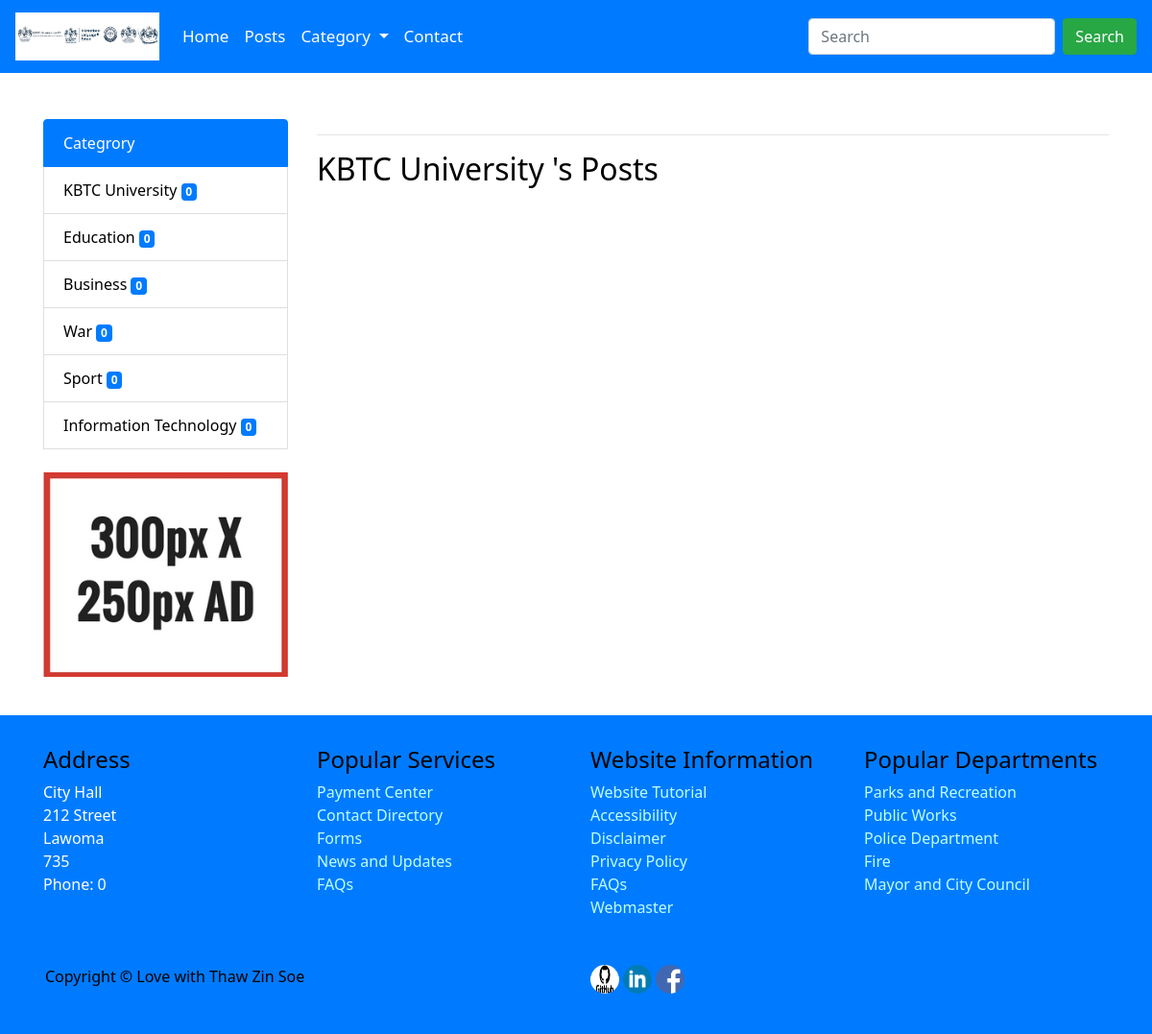
Page /category_detail.php?id=14 on the committed database.
### tables this page shows
CREATE TABLE `logo` (
  `logo` varchar(225) NOT NULL
);

CREATE TABLE `category` (
  `id` int(11) NOT NULL,
  `name` varchar(255) NOT NULL,
  `image` varchar(255) NOT NULL
);

CREATE TABLE `footer_credit` (
  `id` int(11) NOT NULL,
  `name` varchar(255) NOT NULL DEFAULT 'none'
);

CREATE TABLE `socail_media` (
  `id` int(11) NOT NULL,
  `title` varchar(255) NOT NULL,
  `icon` varchar(255) NOT NULL,
  `link` text NOT NULL
);

### components/left_category.php (the view)
<?php
                    $sql = "SELECT * FROM category ORDER BY id DESC";
                    $result = mysqli_query($connect,$sql);
                    if($result){
                        foreach ($result as $key => $value) {
                            $id = htmlspecialchars($value['id']);
                            $sql = "SELECT id FROM post WHERE category='$id'";
                            $result = mysqli_query($connect,$sql);
                            $count = mysqli_num_rows($result);
                           ?>
                                <li class="list-group-item">
                                    <a href="category_detail.php?id=<?php echo $value['id'] ?>"> <?php echo $value['name'] ?> <span class="badge badge-primary"><?php echo $count; ?></span>  </a>
                                </li>
                           <?php
                        }
                    }
                ?>
<br>
<img src="img/300px-X-250px-AD.jpg" margin-right="10px;margin-top:30px" alt="">

### components/nav.php (shortened to what this page needs)
<nav class="navbar navbar-expand-lg navbar-dark bg-primary">
  <a class="navbar-brand" href="#">
    <?php
      $sql = "SELECT * FROM logo";
      $logo = mysqli_query($connect,$sql);
      if($logo){
         foreach($logo as $logo){
             $logo = $logo['logo'];
?>
   <img src="uploads/<?php echo $logo?> " style="width:150px;height:50px" alt="">
<?php
         }
      }
    ?>
  </a>
  <div class="collapse navbar-collapse" id="navbarSupportedContent">
    <ul class="navbar-nav mr-auto">
      <li class="nav-item active">
        <a class="nav-link" href="index.php">Home <span class="sr-only">(current)</span></a>
      </li>
      <li class="nav-item">
        <a class="nav-link" href="posts.php">Posts</a>
      </li>
      <li class="nav-item dropdown">
        <a class="nav-link dropdown-toggle" href="#" id="navbarDropdown" role="button" data-toggle="dropdown" aria-expanded="false">
          Category
        </a>
          <?php
            $sql = "SELECT * FROM category ORDER BY id DESC";
            $result = mysqli_query($connect,$sql);
              ?>
      </li>
      <li class="nav-item">
        <a href="contact.php" class="nav-link ">Contact</a>
      </li>
    </ul>
    <form action="search.php" method="post" class="form-inline my-2 my-lg-0">
      <input class="form-control mr-sm-2" type="search" placeholder="Search" aria-label="Search" name="search">
      <button class="btn btn-success my-2 my-sm-0" name="search_btn" type="submit">Search</button>
    </form>
  </div>
</nav>

### category_detail.php (shortened to what this page needs)
<?php
    include_once "components/header.php";
    include_once "components/nav.php";
?>
<br> <br>
<div class="container">
    <div class="row">
        <div class="col-lg-3 col-md-12">
            <ul class="list-group" style="margin-bottom: 40px;">
                <li class="list-group-item active">Categrory</li>
                <?php
                    include "components/left_category.php";
                ?>
            </ul>
        </div>
        <div class="col-lg-9 col-md-12">
         <hr>
         <?php
                            $id = $_GET["id"];
                            $sql = "SELECT * FROM category WHERE id='$id'";
                            $result = mysqli_query($connect,$sql);
                            foreach($result as $r){
                                ?>
                                <h2>
                                    <?php echo $r['name']?> 's Posts
                                </h2>
       <?php
                            }
         ?>
       <br>
         <div class="row">
                <br>
         </div>
         <br> <br>
        </div>
    </div>
</div>
<?php
    include_once "components/footer.php";
?>

### components/footer.php (shortened to what this page needs)
<footer class="mainfooter" role="contentinfo">
  <div class="footer-middle">
  <div class="container">
    <div class="row">
      <div class="col-md-3 col-sm-6">
        <div class="footer-pad">
          <h4>Address</h4>
          <address>
								<ul class="list-unstyled">
									<li>
                    City Hall<br>
										212  Street<br>
										Lawoma<br>
										735<br>
									</li>
									<li>
										Phone: 0
									</li>
								</ul>
							</address>
        </div>
      </div>
      <div class="col-md-3 col-sm-6">
        <div class="footer-pad">
          <h4>Popular Services</h4>
          <ul class="list-unstyled">
            <li><a href="#">Payment Center</a></li>
            <li><a href="#">Contact Directory</a></li>
            <li><a href="#">Forms</a></li>
            <li><a href="#">News and Updates</a></li>
            <li><a href="#">FAQs</a></li>
          </ul>
        </div>
      </div>
      <div class="col-md-3 col-sm-6">
        <div class="footer-pad">
          <h4>Website Information</h4>
          <ul class="list-unstyled">
            <li><a href="#">Website Tutorial</a></li>
            <li><a href="#">Accessibility</a></li>
            <li><a href="#">Disclaimer</a></li>
            <li><a href="#">Privacy Policy</a></li>
            <li><a href="#">FAQs</a></li>
            <li><a href="#">Webmaster</a></li>
          </ul>
        </div>
      </div>
      <div class="col-md-3 col-sm-6">
        <div class="footer-pad">
          <h4>Popular Departments</h4>
          <ul class="list-unstyled">
            <li><a href="#">Parks and Recreation</a></li>
            <li><a href="#">Public Works</a></li>
            <li><a href="#">Police Department</a></li>
            <li><a href="#">Fire</a></li>
            <li><a href="#">Mayor and City Council</a></li>
          </ul>
        </div>
      </div>
    </div>
  </div>
  </div>
  <div class="footer-bottom">
    <div class="container">
      <div class="row">
        <div class="col-md-6 col-xs-12">
          <p class="text-xs-center">
            <?php
              $sql = "SELECT * FROM footer_credit";
              $result = mysqli_query($connect,$sql);
              if($result){
                foreach($result as $ft){
                  echo $ft['name'];
                }
              }
            ?>
          </p>
        </div>
        <div class="col-md-6 col-xs-12">
         <?php
            $sql = "SELECT * FROM socail_media ";
            $result = mysqli_query($connect,$sql);
            if($result){
              foreach($result as $as){
                ?>
                  <a href="<?php echo $as['link'] ?>" target="_blank" style="text-decoration: none;">
                    <img src="uploads/<?php echo $as['icon'] ?>" class="img-responsive" style="width:30px;height:30px;border-radius:100%"  alt="">
                  </a>
                <?php
              }
            }
        ?>
        </div>
      </div>
    </div>
  </div>
</footer>
</body>
</html>

### css/style.css (style rules this page uses)
* { font-family: 'Segoe UI', Tahoma, Geneva, Verdana, sans-serif; }
.nav-link { color: white !important; font-size: 17px !important; }

### rows in the picture
logo: logo (picture)
category: name "KBTC University", count "0"
category: name "Education", count "0"
category: name "Business", count "0"
category: name "War", count "0"
category: name "Sport", count "0"
category: name "Information Technology", count "0"
footer_credit: name "Copyright © Love with Thaw Zin Soe"
socail_media: icon (picture)
socail_media: icon (picture)
socail_media: icon (picture)
